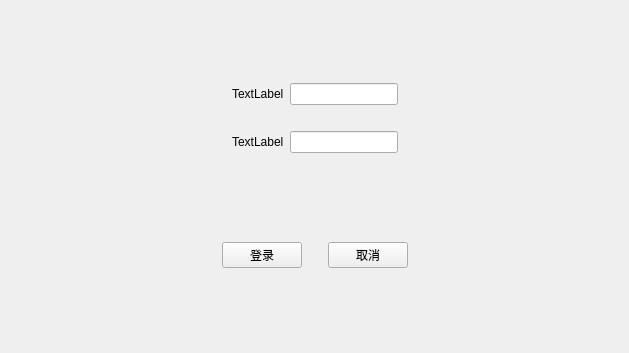
<?xml version="1.0" encoding="UTF-8"?>
<ui version="4.0">
 <class>MainWindow</class>
 <widget class="QMainWindow" name="MainWindow">
  <property name="geometry">
   <rect>
    <x>0</x>
    <y>0</y>
    <width>629</width>
    <height>353</height>
   </rect>
  </property>
  <property name="sizePolicy">
   <sizepolicy hsizetype="Preferred" vsizetype="Preferred">
    <horstretch>0</horstretch>
    <verstretch>0</verstretch>
   </sizepolicy>
  </property>
  <property name="windowTitle">
   <string>MainWindow</string>
  </property>
  <widget class="QWidget" name="centralwidget">
   <layout class="QVBoxLayout" name="verticalLayout">
    <item>
     <widget class="QWidget" name="widget" native="true">
      <property name="sizePolicy">
       <sizepolicy hsizetype="Preferred" vsizetype="Fixed">
        <horstretch>0</horstretch>
        <verstretch>0</verstretch>
       </sizepolicy>
      </property>
      <layout class="QGridLayout" name="gridLayout">
       <item row="0" column="3">
        <spacer name="horizontalSpacer_2">
         <property name="orientation">
          <enum>Qt::Horizontal</enum>
         </property>
         <property name="sizeHint" stdset="0">
          <size>
           <width>40</width>
           <height>20</height>
          </size>
         </property>
        </spacer>
       </item>
       <item row="2" column="1">
        <widget class="QLabel" name="label_2">
         <property name="text">
          <string>TextLabel</string>
         </property>
        </widget>
       </item>
       <item row="0" column="0">
        <spacer name="horizontalSpacer">
         <property name="orientation">
          <enum>Qt::Horizontal</enum>
         </property>
         <property name="sizeHint" stdset="0">
          <size>
           <width>40</width>
           <height>20</height>
          </size>
         </property>
        </spacer>
       </item>
       <item row="0" column="1">
        <widget class="QLabel" name="label">
         <property name="text">
          <string>TextLabel</string>
         </property>
        </widget>
       </item>
       <item row="0" column="2">
        <widget class="QLineEdit" name="lineEdit">
         <property name="sizePolicy">
          <sizepolicy hsizetype="Fixed" vsizetype="Fixed">
           <horstretch>0</horstretch>
           <verstretch>0</verstretch>
          </sizepolicy>
         </property>
        </widget>
       </item>
       <item row="1" column="1">
        <spacer name="verticalSpacer">
         <property name="orientation">
          <enum>Qt::Vertical</enum>
         </property>
         <property name="sizeType">
          <enum>QSizePolicy::Expanding</enum>
         </property>
         <property name="sizeHint" stdset="0">
          <size>
           <width>20</width>
           <height>20</height>
          </size>
         </property>
        </spacer>
       </item>
       <item row="2" column="2">
        <widget class="QLineEdit" name="lineEdit_2">
         <property name="sizePolicy">
          <sizepolicy hsizetype="Fixed" vsizetype="Fixed">
           <horstretch>0</horstretch>
           <verstretch>0</verstretch>
          </sizepolicy>
         </property>
        </widget>
       </item>
      </layout>
     </widget>
    </item>
    <item>
     <widget class="QWidget" name="widget_2" native="true">
      <property name="sizePolicy">
       <sizepolicy hsizetype="Preferred" vsizetype="Fixed">
        <horstretch>0</horstretch>
        <verstretch>0</verstretch>
       </sizepolicy>
      </property>
      <layout class="QHBoxLayout" name="horizontalLayout">
       <item>
        <spacer name="horizontalSpacer_3">
         <property name="orientation">
          <enum>Qt::Horizontal</enum>
         </property>
         <property name="sizeHint" stdset="0">
          <size>
           <width>40</width>
           <height>20</height>
          </size>
         </property>
        </spacer>
       </item>
       <item>
        <widget class="QPushButton" name="pushButton">
         <property name="text">
          <string>登录</string>
         </property>
         <property name="iconSize">
          <size>
           <width>16</width>
           <height>16</height>
          </size>
         </property>
        </widget>
       </item>
       <item>
        <spacer name="horizontalSpacer_5">
         <property name="orientation">
          <enum>Qt::Horizontal</enum>
         </property>
         <property name="sizeType">
          <enum>QSizePolicy::Fixed</enum>
         </property>
         <property name="sizeHint" stdset="0">
          <size>
           <width>20</width>
           <height>20</height>
          </size>
         </property>
        </spacer>
       </item>
       <item>
        <widget class="QPushButton" name="pushButton_2">
         <property name="text">
          <string>取消</string>
         </property>
        </widget>
       </item>
       <item>
        <spacer name="horizontalSpacer_4">
         <property name="orientation">
          <enum>Qt::Horizontal</enum>
         </property>
         <property name="sizeHint" stdset="0">
          <size>
           <width>40</width>
           <height>20</height>
          </size>
         </property>
        </spacer>
       </item>
      </layout>
     </widget>
    </item>
   </layout>
  </widget>
 </widget>
 <resources/>
 <connections/>
</ui>
